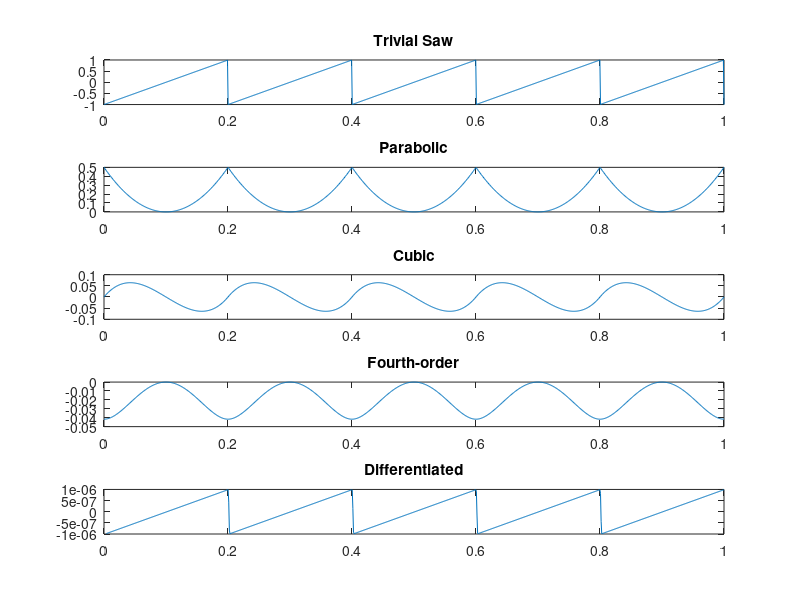

The MATLAB source for this figure:
%% Alias-Suppressed Oscillators Based on Differentiated Polynomial Waveforms
% Välimäki et al.
clear, close all;
Fs = 1000;
duration = 1;
F0 = 5;
t = linspace(0, 1, Fs)';
x = zeros(Fs*duration, 10);

x(:, 1) = 2 * mod(linspace(0, duration * F0, Fs)', 1) - 1;
% x(:, 1) = [repmat(audioread('./wavetables/vox_wt.wav'), 5, 1); zeros(Fs - 915, 1)];
% x(:, 1) = sin(2 * pi * F0 * t);
% x(:, 1) = sawtooth(2 * pi * F0 * t, 1/2);
subplot(511), plot(t, x(:, 1)), title 'Trivial Saw';

% Integrate x
x(:, 2) = (x(:, 1).^2)/2;
subplot(512), plot(t, x(:, 2)), title Parabolic;

% intergrate x again
x(:, 3) = (x(:, 1).^3 - x(:, 1))/6;
subplot(513), plot(t, x(:, 3)), title Cubic;

% and again
x(:, 4) = (x(:, 1).^4)/24 - (x(:, 1).^2)/12;
subplot(514), plot(t, x(:, 4)), title Fourth-order;

% Differentiate back to the sawtooth
x(:, 10) = x(:, 4);
for order=0:2
    x(:, 9) = x(:, 10);
    x(1, 10) = 0;
    for n=2:length(x)
        x(n, 10) = x(n, 9) - x(n-1, 9);
    end
    subplot(515), plot(t(5:end), x(5:end, 10)), title 'Differentiated';
    pause(1);
end